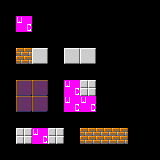

The image is a tile-based game level rendered from a .tmx file. Its description and complete source (layers, tilesets, objects, tile grids) follow:
An orthogonal 10x10 tile map with 16x16 px tiles, 1 tile layer (Tile Layer 1).

<map version="1.10" tiledversion="1.11.0" orientation="orthogonal" renderorder="right-down" width="10" height="10" tilewidth="16" tileheight="16" infinite="0" nextlayerid="5" nextobjectid="8">
 <tileset firstgid="1" source="../tileset.tsx" />
 <layer id="1" name="Tile Layer 1" width="10" height="10">
  <data encoding="csv">
0,0,0,0,0,0,0,0,0,0,
0,5,0,0,0,0,0,0,0,0,
0,0,0,0,0,0,0,0,0,0,
0,1,2,0,2,2,0,0,0,0,
0,0,0,0,0,0,0,0,0,0,
0,3,3,0,5,4,0,0,0,0,
0,3,3,0,5,5,0,0,0,0,
0,0,0,0,0,0,0,0,0,0,
0,4,5,4,0,1,1,1,0,0,
0,0,0,0,0,0,0,0,0,0
</data>
 </layer>
</map>
